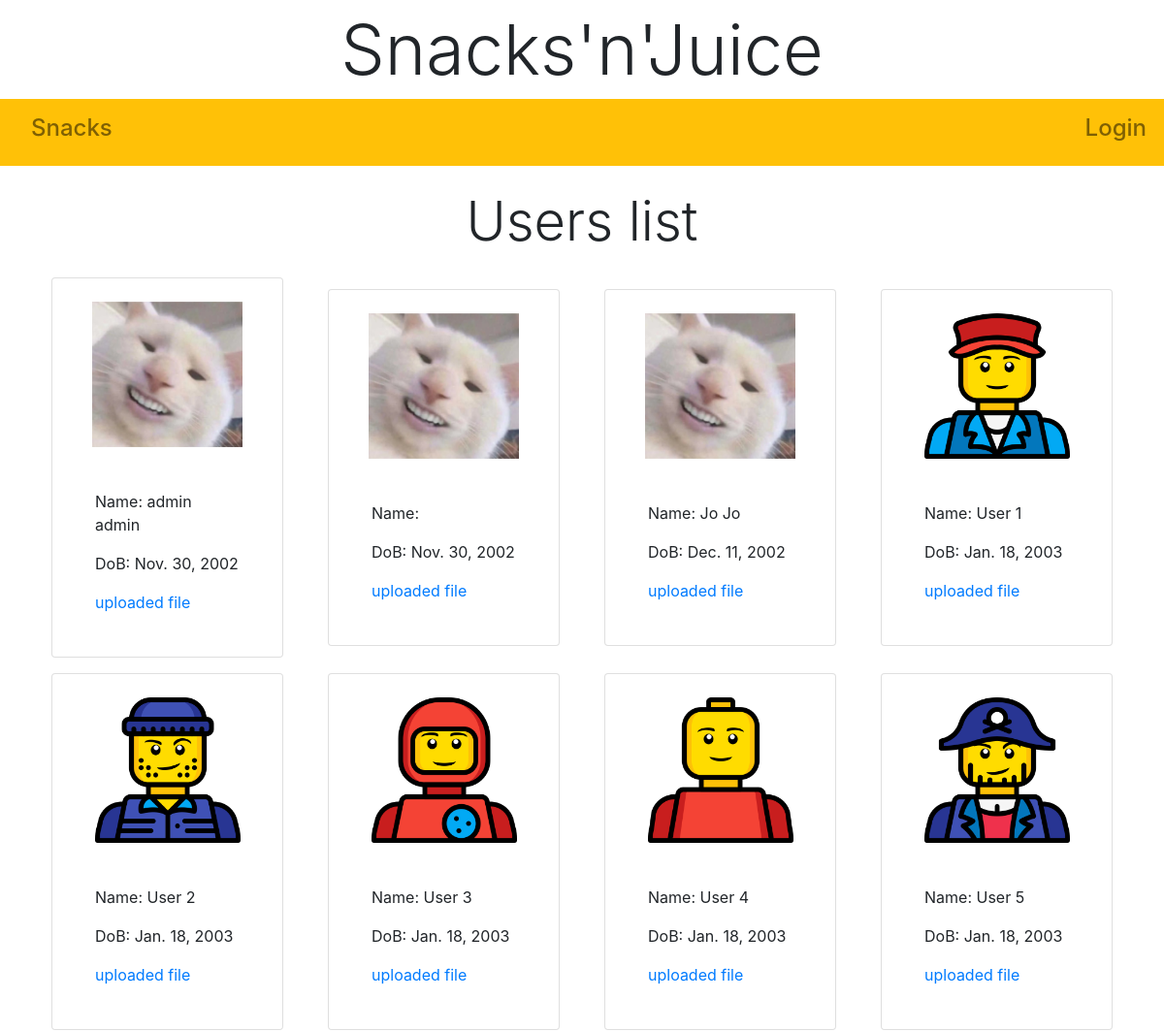
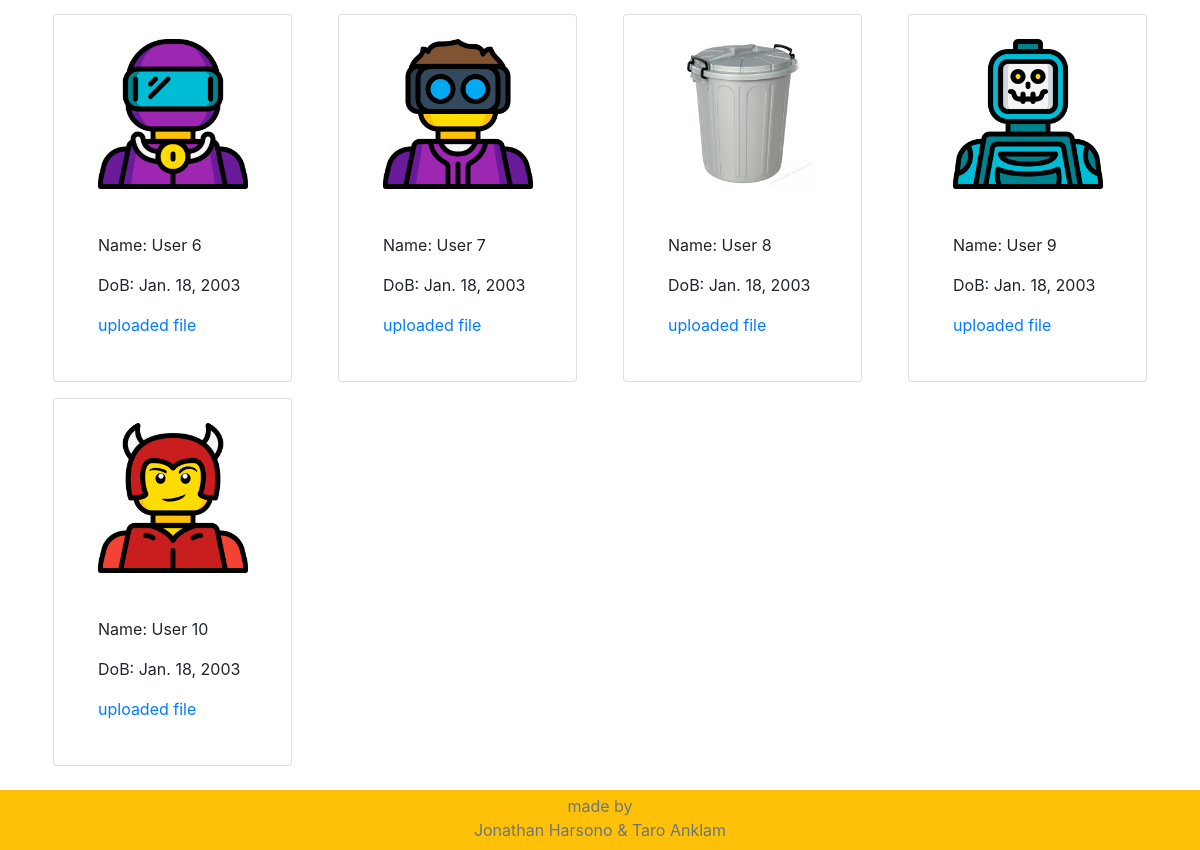
Page /useradmin/show_myusers/ on the committed database (2 pictures, top to bottom).
### Useradmin/models.py (models this page shows, shortened)
class MyUser(AbstractUser):
    USER_TYPES = [
        ('SU', 'superuser'),
        ('CS', 'customer service'),
        ('CU', 'customer'),
    ]
    date_of_birth = models.DateField(default=get_date_20_years_ago())  # Default is 20 years old
    profile_picture = models.ImageField(upload_to='profile_pictures/', blank=True, null=True)
    some_file = models.FileField(upload_to='uploaded_files/', blank=True, null=True)
    type = models.CharField(max_length=2,
                            choices=USER_TYPES,
                            default='CU')

### Useradmin/views.py (the view)
# urls.py: path('show_myusers/', views.MyUserListView.as_view(), name='myuser-list'),
class MyUserListView(generic.ListView):
    model = MyUser
    context_object_name = 'all_myusers'
    template_name = 'myuser-list.html'

### Useradmin/templates/myuser-list.html (shortened to what this page needs)
{% extends 'home.html' %}
{% load static %}
{% block content %}
    <div class="container my-2 py-2">
        <h2 class="display-4 py-2 text-center">Users list</h2>
        <div class="row align-items-center">
            {% for myuser in all_myusers %}
                <div class="col-xl-3 col-lg-4 col-md-6 col-sm-12">
                <div class="card m-2 p-4">
                    <img class="card-img-top" src="{{ myuser.profile_picture.url }}" height="150" width="150"><br>
                    <div class="card-body">
                        <p>Name: {{ myuser.first_name }} {{ myuser.last_name }}</p>
                        <p>DoB: {{ myuser.date_of_birth }}</p>
                        <a href="{{ myuser.some_file.url }}">uploaded file</a>
                    </div>
                </div>
                </div>
            {% endfor %}
        </div>
    </div>
{% endblock %}

### templates/home.html (shortened to what this page needs)
{% extends "base.html" %}
{% load static %}
{% load static %}
{% load crispy_forms_tags %}
{% block css %}
    <link rel="stylesheet" type="text/css" href="{% static 'css/home_style.css' %}">
{% endblock %}
{% block header %}
    <div class="mw-100 d-flex justify-content-between">
        <div class="display-3 text-center py-2 mx-auto">Snacks'n'Juice</div>
    </div>
    <nav class="navbar navbar-expand-lg navbar-light bg-warning">
        <div class="collapse navbar-collapse" id="navbarSupportedContent">
            <ul class="navbar-nav mr-auto">
                <li class="nav-item mx-2">
                    <a class="nav-link h4" href="{% url 'snack-list' %}">Snacks</a>
                </li>
            </ul>
            <ul class="navbar-nav ml-auto mr-3">
                {% if user.is_authenticated %}
                    <li class="nav-item mx-2">
                        <a class="nav-link h4" href="{% url 'logout' %}">Logout</a>
                    </li>
                {% else %}
                    <li class="nav-item mx-2">
                        <a class="nav-link h4" href="{% url 'login' %}">Login</a>
                    </li>
                {% endif %}
            </ul>
        </div>
    </nav>
{% endblock %}
{% block footer %}
    <footer class="container-fluid bg-warning" style="height: 60px;">
        <div class="container text-center p-1" style="max-width: 680px;">
            <span class="text-muted"> made by </span>
            <br>
            <span class="text-muted"> Jonathan Harsono & Taro Anklam </span>
        </div>
    </footer>
{% endblock %}

### templates/base.html (shortened to what this page needs)
<!DOCTYPE html>
<html>
<head>
    {% load static %}
    <link rel="stylesheet" href="{% static 'css/bootstrap.min.css' %}">
    {% block css %}{% endblock %}
</head>
<body>
    {% block header %}{% endblock %}
    {% block content %}Base Block{% endblock %}
    {% block footer %}{% endblock %}
</body>
</html>

### static/css/home_style.css (style rules this page uses)
body { background-color: white; background: white; }
img { object-fit: scale-down; }

### rows in the picture
MyUser: profile_picture (picture), first_name "admin", last_name "admin", date_of_birth "Nov. 30, 2002"
MyUser: profile_picture (picture), date_of_birth "Nov. 30, 2002"
MyUser: profile_picture (picture), first_name "Jo", last_name "Jo", date_of_birth "Dec. 11, 2002"
MyUser: profile_picture (picture), first_name "User", last_name "1", date_of_birth "Jan. 18, 2003"
MyUser: profile_picture (picture), first_name "User", last_name "2", date_of_birth "Jan. 18, 2003"
MyUser: profile_picture (picture), first_name "User", last_name "3", date_of_birth "Jan. 18, 2003"
MyUser: profile_picture (picture), first_name "User", last_name "4", date_of_birth "Jan. 18, 2003"
MyUser: profile_picture (picture), first_name "User", last_name "5", date_of_birth "Jan. 18, 2003"
MyUser: profile_picture (picture), first_name "User", last_name "6", date_of_birth "Jan. 18, 2003"
MyUser: profile_picture (picture), first_name "User", last_name "7", date_of_birth "Jan. 18, 2003"
MyUser: profile_picture (picture), first_name "User", last_name "8", date_of_birth "Jan. 18, 2003"
MyUser: profile_picture (picture), first_name "User", last_name "9", date_of_birth "Jan. 18, 2003"
MyUser: profile_picture (picture), first_name "User", last_name "10", date_of_birth "Jan. 18, 2003"
